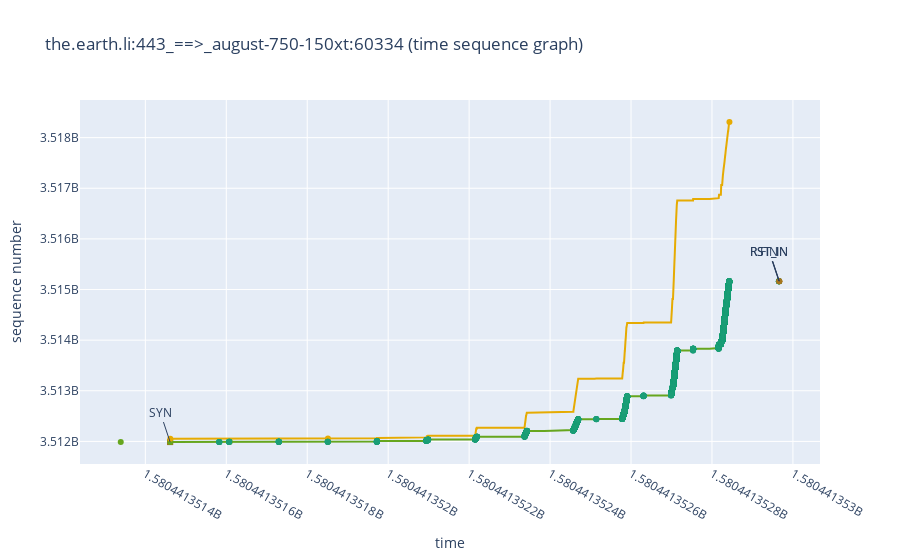

Notebook code for this chart:
### Code cell
fig = plot_xplot("xplot_graphs/b2a_tsg.xpl")
